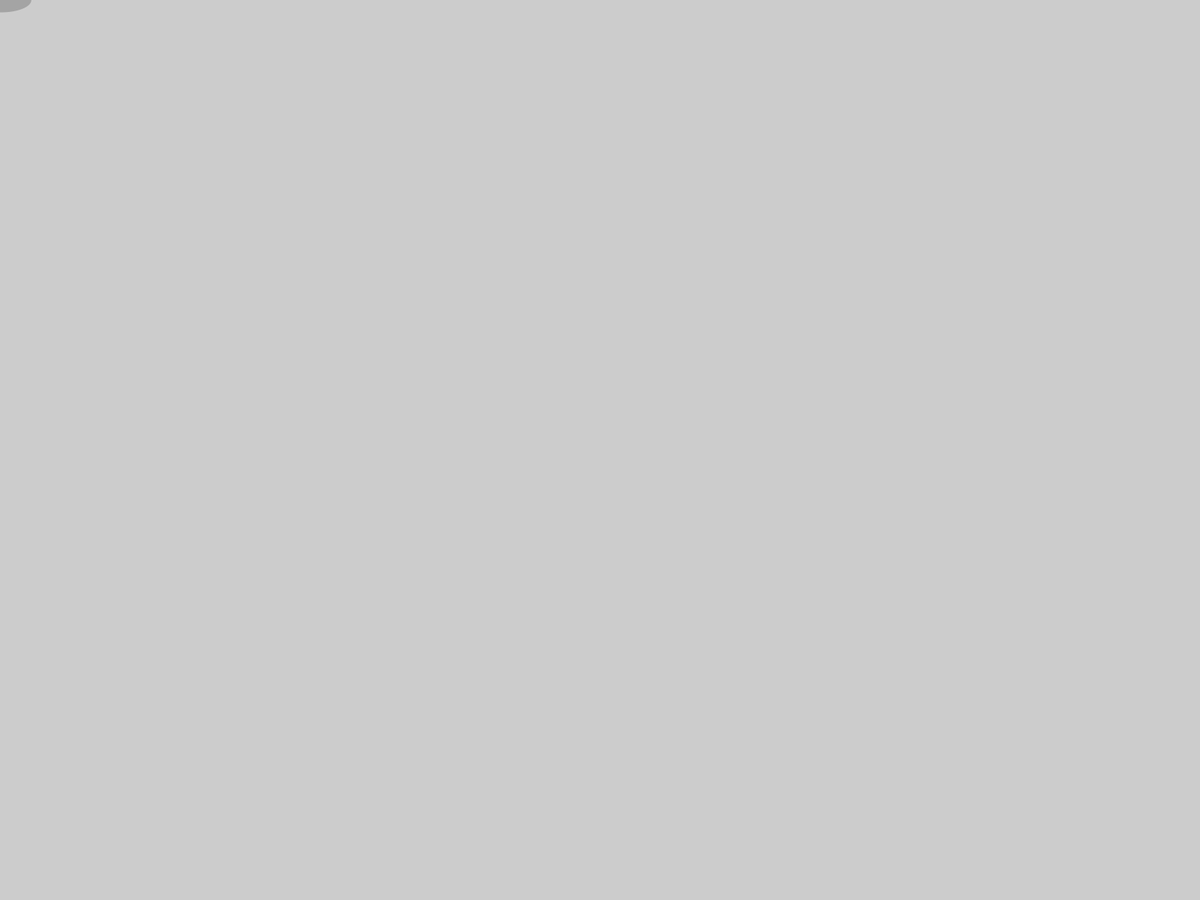
Frame 1 (no input)
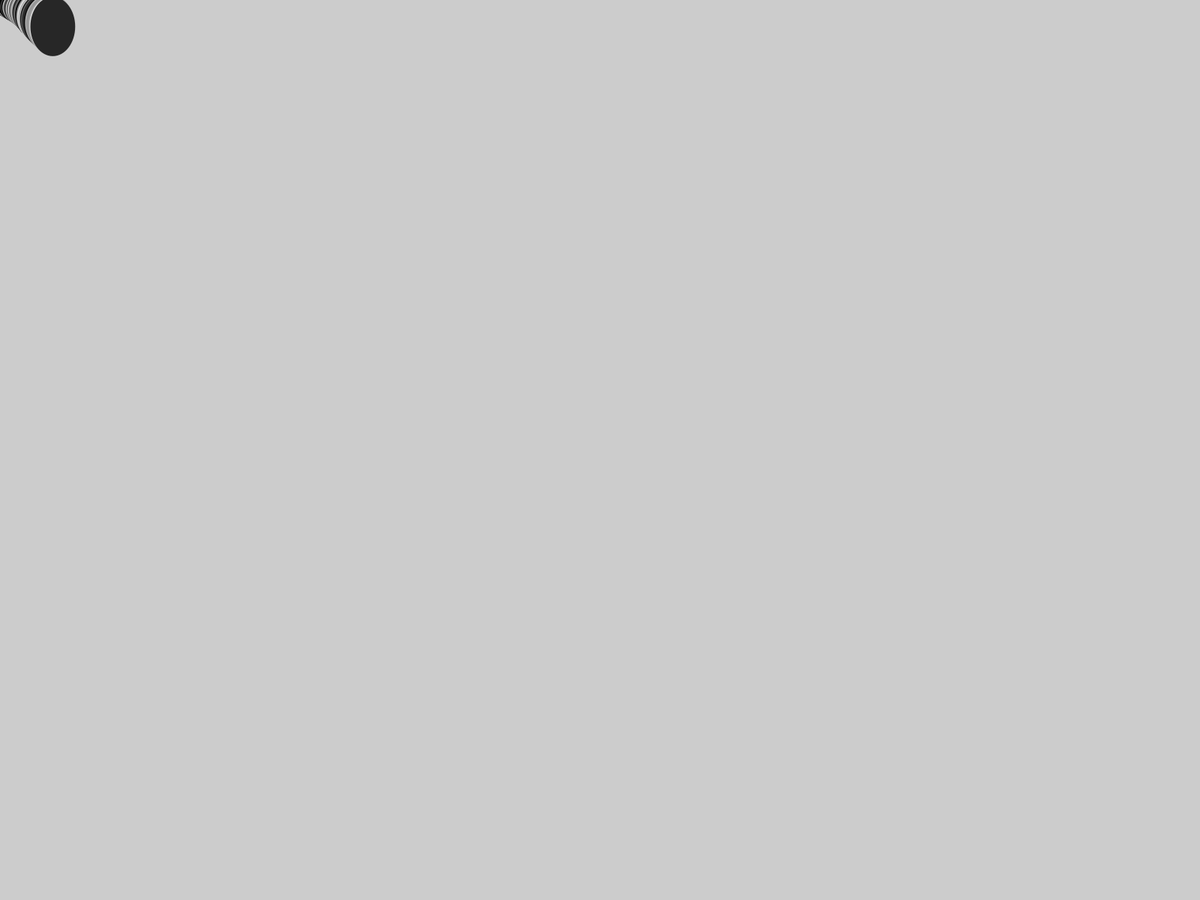
Frame 60 (the mouse pressed at the canvas centre just before this capture)
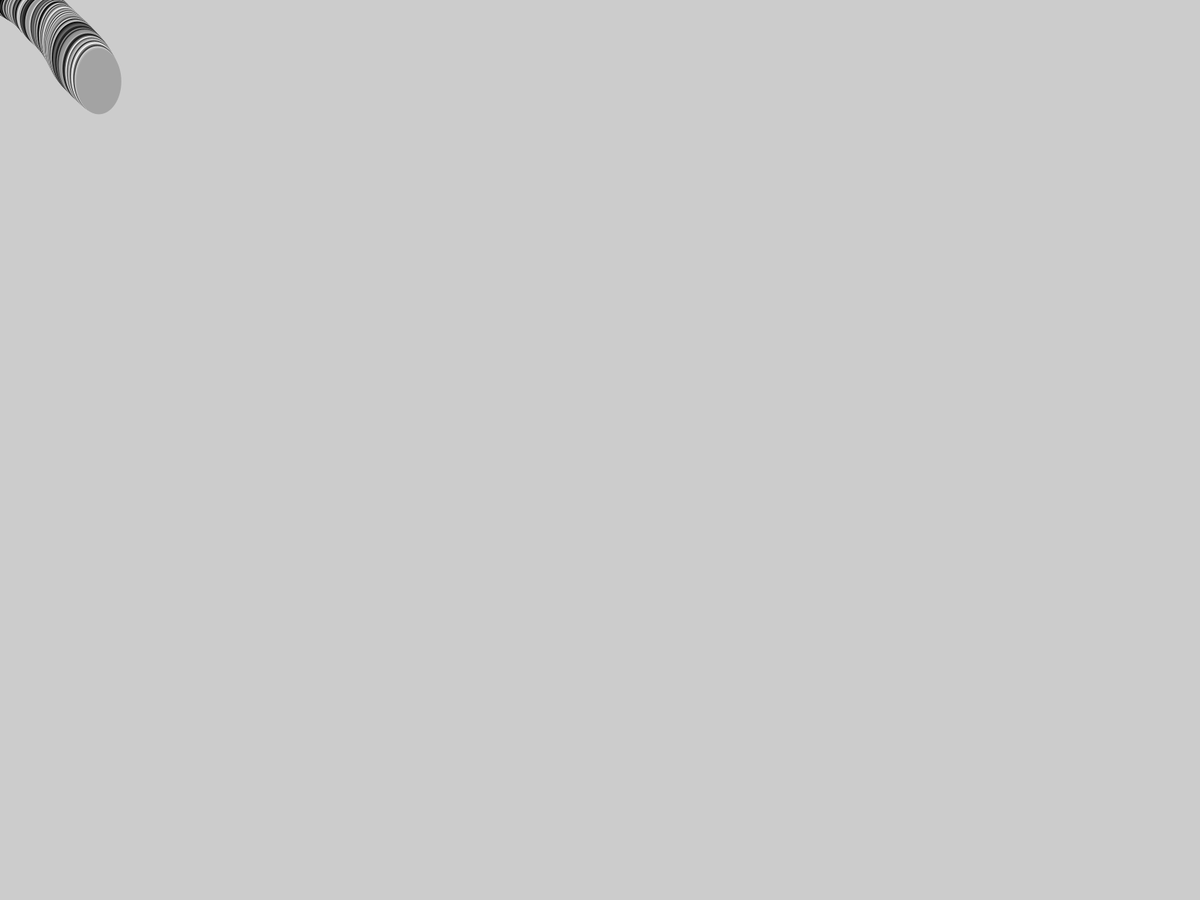
Frame 120 (the mouse held since frame 60 and released just before this capture)

The Processing sketch that drew these frames (run headless with seeded random() and noise(); from frame 60 on, the mouse is pressed at the canvas centre):

// Processing sketch: perlinsnake
// ── perlinsnake.pde
float h;
float w;
float t;

float x,y,c;
float speedx=2.4;
float speedy=1.7;
void setup(){
  //frameRate(1);
  //size(400,400);
fullScreen();
}
  
  
  void draw(){
    c=random(0,255);
    //background(0);
    w=(noise(t))*100;
    h=noise(t+500)*100;
    fill(c);
    noStroke();
    println(x);
    t+=0.01;
    x+=speedx*(noise(t));
    y+=speedy*(noise(t+500));
    ellipse(x,y, 20+w,20+h);
   
    if (x>width || x<0){
      speedx= speedx*-1;}
      if (y>height || y<0){
        speedy=speedy*-1;}
    
  }
  
  void mouseReleased(){
    save("hop"+ t+".jpg");}
  


  
